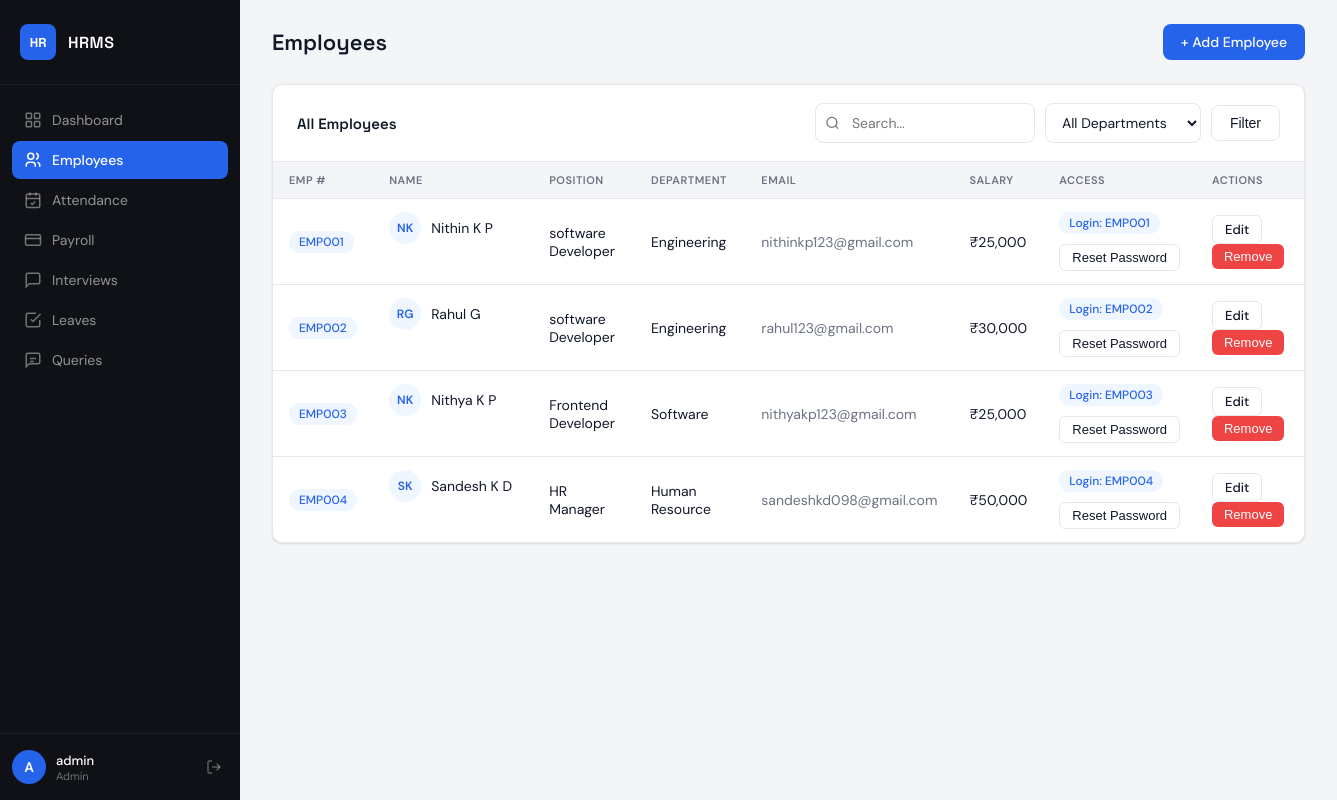
Page /employees (signed in) on the committed database.
### app.py (models this page shows)
class Employee(db.Model):
    id = db.Column(db.Integer, primary_key=True)
    emp_number = db.Column(db.String(20), unique=True, nullable=False)
    first_name = db.Column(db.String(80), nullable=False)
    last_name = db.Column(db.String(80), nullable=False)
    position = db.Column(db.String(100))
    department = db.Column(db.String(100))
    email = db.Column(db.String(120), unique=True)
    salary = db.Column(db.Float, default=0)
    joined_date = db.Column(db.Date, default=date.today)
    is_active = db.Column(db.Boolean, default=True)

### app.py (the view)
@app.route('/employees')
@login_required
@admin_required
def employees():
    search = request.args.get('q', '')
    dept = request.args.get('dept', '')
    query = Employee.query.filter_by(is_active=True)
    if search:
        query = query.filter(
            (Employee.first_name.ilike(f'%{search}%')) |
            (Employee.last_name.ilike(f'%{search}%')) |
            (Employee.emp_number.ilike(f'%{search}%'))
        )
    if dept:
        query = query.filter_by(department=dept)
    emps = query.all()
    departments = db.session.query(Employee.department).distinct().all()
    reset_info = session.pop('reset_password_info', None)
    return render_template(
        'employees.html',
        employees=emps,
        departments=departments,
        search=search,
        dept=dept,
        reset_info=reset_info
    )

### app.py (called while the page is built)
def login_required(f):
    @wraps(f)
    def decorated(*args, **kwargs):
        if 'user_id' not in session:
            return redirect(url_for('login'))
        return f(*args, **kwargs)
    return decorated

def admin_required(f):
    @wraps(f)
    def decorated(*args, **kwargs):
        if session.get('role') != 'admin':
            flash('Admin access required.', 'danger')
            return redirect(url_for('dashboard'))
        return f(*args, **kwargs)
    return decorated

### templates/employees.html (shortened to what this page needs)
{% extends "base.html" %}
{% block page_title %}Employees{% endblock %}
{% block topbar_action %}
  <a href="{{ url_for('add_employee') }}" class="btn btn-primary">+ Add Employee</a>
{% endblock %}
{% block content %}
<div class="card">
  <div class="card-header">
    <span class="card-title">All Employees</span>
    <form method="GET" style="display:flex;gap:10px;align-items:center;">
      <div class="search-bar">
        <svg width="15" height="15" fill="none" stroke="currentColor" stroke-width="2" viewBox="0 0 24 24"><circle cx="11" cy="11" r="8"/><line x1="21" y1="21" x2="16.65" y2="16.65"/></svg>
        <input name="q" value="{{ search }}" placeholder="Search...">
      </div>
      <select name="dept" style="width:auto;padding:9px 12px;">
        <option value="">All Departments</option>
      </select>
      <button type="submit" class="btn btn-outline">Filter</button>
    </form>
  </div>
  <div class="table-wrap">
    <table>
      <thead>
        <tr>
          <th>Emp #</th><th>Name</th><th>Position</th><th>Department</th><th>Email</th><th>Salary</th><th>Access</th><th>Actions</th>
        </tr>
      </thead>
      <tbody>
        {% for emp in employees %}
        <tr>
          <td><span class="badge badge-info">{{ emp.emp_number }}</span></td>
          <td style="display:flex;align-items:center;gap:10px;min-width:160px;">
            <div class="avatar">{{ emp.first_name[0] }}{{ emp.last_name[0] }}</div>
            {{ emp.first_name }} {{ emp.last_name }}
          </td>
          <td>{{ emp.position }}</td>
          <td>{{ emp.department }}</td>
          <td style="color:#6b7280;">{{ emp.email }}</td>
          <td>₹{{ "{:,.0f}".format(emp.salary) }}</td>
          <td>
            <div class="stack-actions">
              <span class="badge badge-info">Login: {{ emp.emp_number }}</span>
              <form method="POST" action="{{ url_for('reset_employee_password', id=emp.id) }}" onsubmit="return confirm('Reset password for this employee?')">
                <button type="submit" class="btn btn-sm btn-outline">Reset Password</button>
              </form>
            </div>
          </td>
          <td>
            <a href="{{ url_for('edit_employee', id=emp.id) }}" class="btn btn-sm btn-outline">Edit</a>
            <form method="POST" action="{{ url_for('delete_employee', id=emp.id) }}" style="display:inline;" onsubmit="return confirm('Remove this employee?')">
              <button type="submit" class="btn btn-sm btn-danger">Remove</button>
            </form>
          </td>
        </tr>
        {% else %}
        <tr><td colspan="8"><div class="empty-state"><p>No employees found.</p></div></td></tr>
        {% endfor %}
      </tbody>
    </table>
  </div>
</div>
{% endblock %}

### static/css/style.css (style rules this page uses)
*, *::before, *::after { box-sizing: border-box; margin: 0; padding: 0; }
:root { --bg: #f4f5f7; --surface: #ffffff; --sidebar: #0f1117; --sidebar-hover: #1e2130; --sidebar-active: #2563eb; --primary: #2563eb; --primary-light: #eff6ff; --success: #10b981; --success-light: #ecfdf5; --danger: #ef4444; --danger-light: #fef2f2; --warning: #f59e0b; --warning-light: #fffbeb; --text: #111827; --muted: #6b7280; --border: #e5e7eb; --radius: 10px; --shadow: 0 1px 3px rgba(0,0,0,.08), 0 1px 2px rgba(0,0,0,.04); --shadow-md: 0 4px 16px rgba(0,0,0,.10); font-family: 'DM Sans', sans-serif; }
body { background: var(--bg); color: var(--text); min-height: 100vh; }
.card { background: var(--surface); border-radius: var(--radius); box-shadow: var(--shadow); border: 1px solid var(--border); }
.card-header { padding: 18px 24px; border-bottom: 1px solid var(--border); display: flex; align-items: center; justify-content: space-between; }
.card-title { font-family: 'Space Grotesk', sans-serif; font-size: 15px; font-weight: 600; }
.btn { display: inline-flex; align-items: center; gap: 6px; padding: 9px 18px; border-radius: 8px; font-size: 14px; font-weight: 500; cursor: pointer; border: none; text-decoration: none; transition: all .15s ease; white-space: nowrap; }
.btn-primary { background: var(--primary); color: #fff; }
.btn-danger { background: var(--danger); color: #fff; }
.btn-sm { padding: 5px 12px; font-size: 13px; border-radius: 6px; }
.btn-outline { background: transparent; border: 1px solid var(--border); color: var(--text); }
.table-wrap { overflow-x: auto; }
table { width: 100%; border-collapse: collapse; font-size: 14px; }
thead th { padding: 11px 16px; background: var(--bg); font-size: 11px; font-weight: 600; color: var(--muted); text-transform: uppercase; letter-spacing: .5px; text-align: left; border-bottom: 1px solid var(--border); }
tbody tr { border-bottom: 1px solid var(--border); transition: background .1s; }
tbody tr:last-child { border-bottom: none; }
tbody td { padding: 13px 16px; color: var(--text); vertical-align: middle; }
.badge { display: inline-flex; align-items: center; padding: 3px 10px; border-radius: 999px; font-size: 12px; font-weight: 500; }
.badge-info { background: var(--primary-light); color: var(--primary); }
input, select, textarea { padding: 10px 13px; border: 1px solid var(--border); border-radius: 8px; font-size: 14px; font-family: inherit; background: var(--surface); color: var(--text); transition: border-color .15s, box-shadow .15s; outline: none; width: 100%; }
.search-bar { position: relative; }
.search-bar input { padding-left: 36px; width: 220px; }
.search-bar svg { position: absolute; left: 10px; top: 50%; transform: translateY(-50%); color: var(--muted); }
.avatar { width: 32px; height: 32px; border-radius: 50%; background: var(--primary-light); color: var(--primary); display: inline-flex; align-items: center; justify-content: center; font-size: 12px; font-weight: 600; flex-shrink: 0; }
.profile-chips, .profile-actions, .summary-strip, .stack-actions { display: flex; flex-wrap: wrap; gap: 10px; }
.stack-actions { flex-direction: column; align-items: flex-start; }

### rows in the picture
Employee: emp_number "EMP001", first_name "N", last_name "K", first_name "Nithin", last_name "K P", position "software Developer", department "Engineering", email "nithinkp123@gmail.com", salary "25,000"
Employee: emp_number "EMP002", first_name "R", last_name "G", first_name "Rahul", position "software Developer", department "Engineering", email "rahul123@gmail.com", salary "30,000"
Employee: emp_number "EMP003", first_name "N", last_name "K", first_name "Nithya", last_name "K P", position "Frontend Developer", department "Software", email "nithyakp123@gmail.com", salary "25,000"
Employee: emp_number "EMP004", first_name "S", last_name "K", first_name "Sandesh", last_name "K D", position "HR Manager", department "Human Resource", email "sandeshkd098@gmail.com", salary "50,000"

### other values in the picture
{{ session.username[0]|upper }} "A"
{{ session.username }} "admin"
{{ session.role|capitalize }} "Admin"
